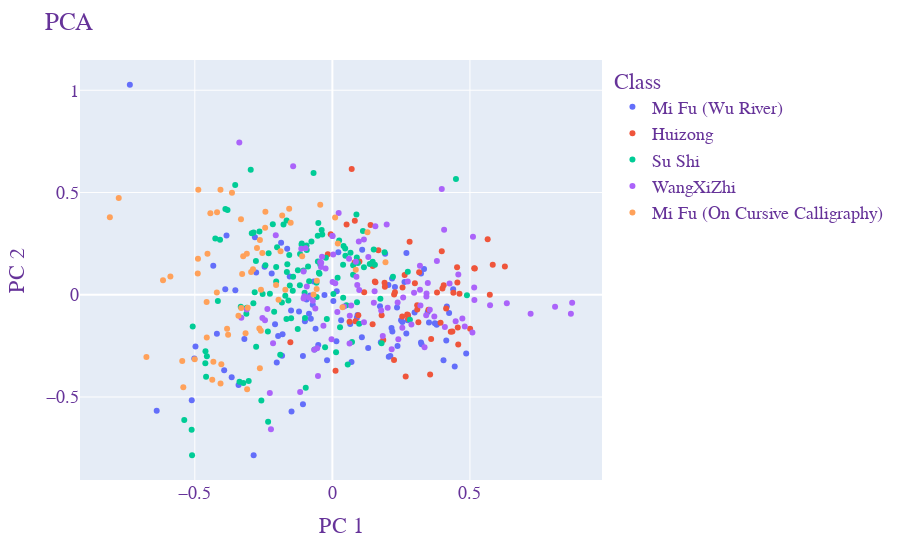

Source (notebook cell):
### Markdown cell above
# Using 46 features

### Code cell
paths = ['Extracted Characters/Mi Fu - Poem Written in a Boat on the Wu River/',
         'Extracted Characters/Emperor Huizong - Finches and bamboo/',
         'Extracted Characters/Su Shi - Inscription of Hanshi/',
         'Extracted Characters/WangXiZhi - On the Seventeenth Day/',
         'Extracted Characters/Mi Fu - On Cursive Calligraphy/']
label_list = ['Mi Fu (Wu River)',
             'Huizong',
             'Su Shi',
             'WangXiZhi',
             'Mi Fu (On Cursive Calligraphy)']
invert_list = [True,
              True,
              True,
              False,
              True]

# Construct labeled dataset of contour angle histograms
X_list = []
labels = []
for i, path in enumerate(paths):
    label = label_list[i]
    invert = invert_list[i]
    if invert:
        X = feature_analysis_in_path(path, invert=True)
    else:
        X = feature_analysis_in_path(path, invert=False)
    X_list.append(X)
    labels += [label] * X.shape[1]
    mu = np.mean(X, axis=1)
    plot_hists(mu, title=label, filename=f'Test/hists_{label.replace(" ", "")}.png')
    
X_total =  np.vstack([X.T for X in X_list])

# Perform PCA
pca = PCA(n_components=2)
components = pca.fit_transform(X_total)
print(f'# of datapoints: {len(components)}')
print(f'len(labels) = {len(labels)}')
assert(len(labels) == len(components))
total_var = pca.explained_variance_ratio_.sum() * 100
print('Total explained variance = {:0.2f}%'.format(total_var))

# Plot results with Plotly
fig = px.scatter(components, x=0, y=1, color=labels)
fig.update_layout(
    title="PCA",
    xaxis_title="PC 1",
    yaxis_title="PC 2",
    legend_title="Class",
    font=dict(
        family="Courier New, monospace",
        size=18,
        color="RebeccaPurple"
    )
)
fig.show()
fig.write_image('Test/PCA_Plotly_46features.png')
